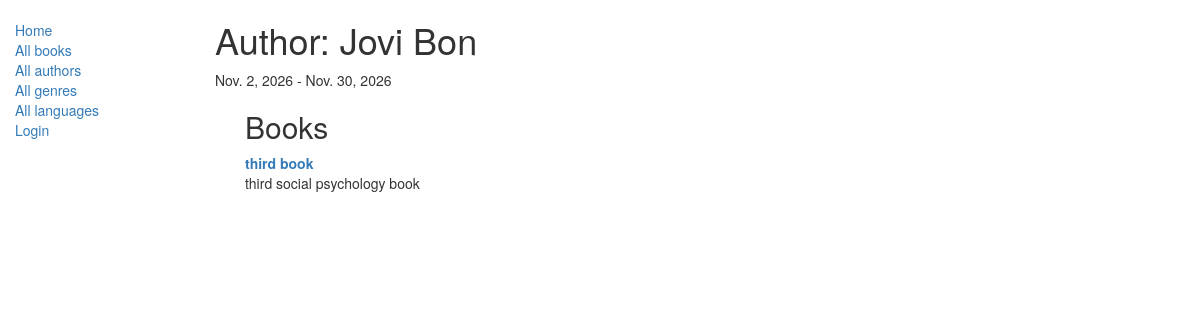
The app's page /catalog/author/1 with its own data.
### catalog/models.py (models this page shows, shortened)
class Author(models.Model):
    first_name = models.CharField(max_length=100)
    last_name = models.CharField(max_length=100)
    date_of_birth = models.DateField(null=True, blank=True)
    date_of_death = models.DateField('Died', null=True, blank=True)

class Book(models.Model):
    title = models.CharField(max_length=100)
    author = models.ForeignKey('Author', on_delete=models.SET_NULL, null=True)
    summary = models.TextField(max_length=1000, help_text='Enter a brief description of the book')
    isbn = models.CharField('ISBN', max_length=13, help_text='13 Character <a href="https://www.isbn-international.org/content/what-isbn">ISBN number</a>')
    genre = models.ManyToManyField(Genre, help_text='Select a genre for this book')
    language = models.ForeignKey(Language, on_delete=models.SET_NULL, null=True)
    def display_genre(self):
        return ', '.join([genre.name for genre in self.genre.all()[:3]]) #берём первые три жанра из всех, разделяем их запятой и показываем пользователю
    display_genre.short_description = 'Genre'

### catalog/views.py (the view, shortened to what this page needs)
# urls.py: re_path(r'^author/(?P<pk>\d+)$', views.AuthorDetailView.as_view(), name='author_detail'),
class AuthorDetailView(generic.DetailView):
    model = Author
    template_name = 'authors/author_detail.html'

### catalog/templates/authors/author_detail.html
{% extends "base_generic.html" %}
{% block content %}
  <h1>Author: {{ author.last_name }} {{ author.first_name }}</h1>
  <p>{{ author.date_of_birth }} - {{ author.date_of_death }}</p>
  <div class="books_info" style="padding-left:30px;;">
    <h2>Books</h2>
    <dl>
      {% for book in author.book_set.all %}
        <dt><a href="{% url 'book_detail' book.pk %}">{{book.title}}</a></dt>
          <dd>
            {{ book.summary }}
          </dd>
        {% empty %}
        <dt>No books for this author</dt>
      {% endfor %}
    </dl>
  </div>
{% endblock %}

### records on screen
Author: last_name "Jovi", first_name "Bon", date_of_birth "Nov. 2, 2026", date_of_death "Nov. 30, 2026"
Book: title "third book", summary "third social psychology book"
